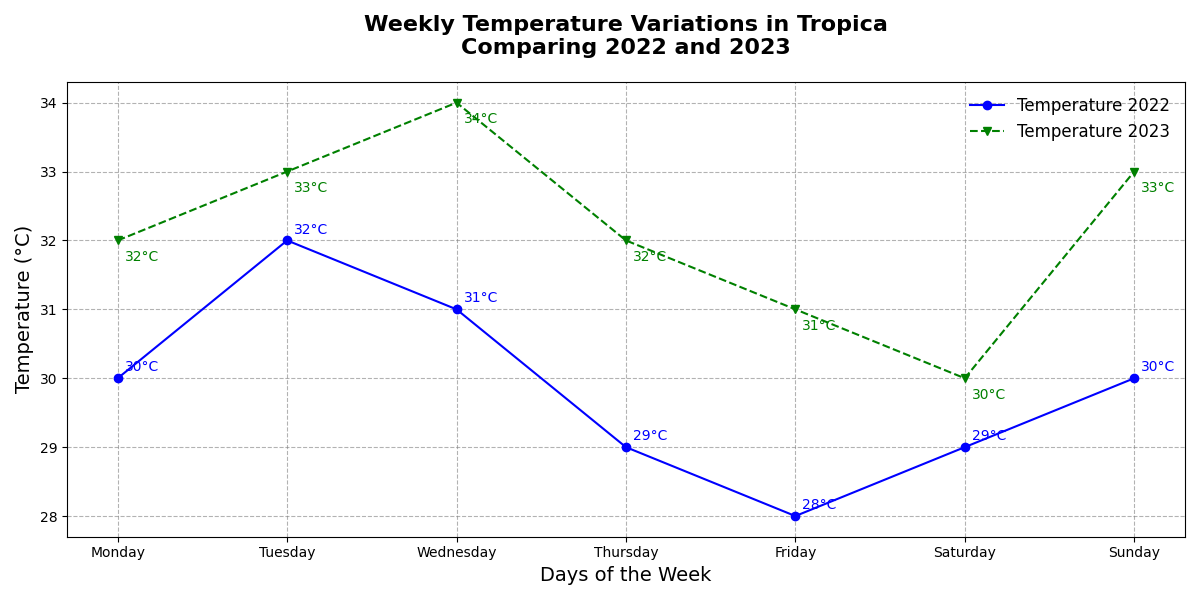

Reproduce this figure in Python.
import matplotlib.pyplot as plt
import numpy as np

# Backstory:
# We are analyzing the temperature variations throughout a week in a fictional tropical city called Tropica,
# focusing on the differences between two recent years: 2022 and 2023.

# Constructing the data for temperature readings over a week in degrees Celsius
days = ['Monday', 'Tuesday', 'Wednesday', 'Thursday', 'Friday', 'Saturday', 'Sunday']
year_2022_temps = [30, 32, 31, 29, 28, 29, 30]
year_2023_temps = [32, 33, 34, 32, 31, 30, 33]

# Create the figure and a set of subplots
fig, ax = plt.subplots(figsize=(12, 6))

# Plotting the line charts for temperature variations in 2022 and 2023
ax.plot(days, year_2022_temps, marker='o', linestyle='-', color='blue', label='Temperature 2022')
ax.plot(days, year_2023_temps, marker='v', linestyle='--', color='green', label='Temperature 2023')

# Titles and labels
ax.set_title("Weekly Temperature Variations in Tropica\nComparing 2022 and 2023", fontsize=16, fontweight='bold', pad=20)
ax.set_xlabel('Days of the Week', fontsize=14)
ax.set_ylabel('Temperature (°C)', fontsize=14)

# Adding annotations at each data point for clarity
for i, temp in enumerate(year_2022_temps):
    ax.annotate(f'{temp}°C', xy=(days[i], temp), xytext=(5, 5), textcoords='offset points', fontsize=10, color='blue')

for i, temp in enumerate(year_2023_temps):
    ax.annotate(f'{temp}°C', xy=(days[i], temp), xytext=(5, -15), textcoords='offset points', fontsize=10, color='green')

# Adding a legend
ax.legend(loc='upper right', fontsize=12, frameon=False)

# Adding grid lines for better readability
ax.grid(True, linestyle='--', which='both', color='grey', alpha=0.6)

# Automatically adjust the layout to prevent text overlap
plt.tight_layout()

# Display the chart
plt.show()
